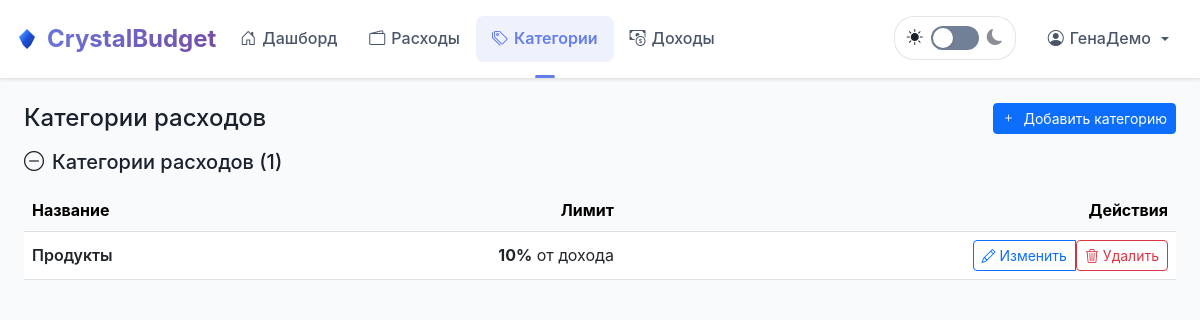
The app's page /categories (signed in), older data.
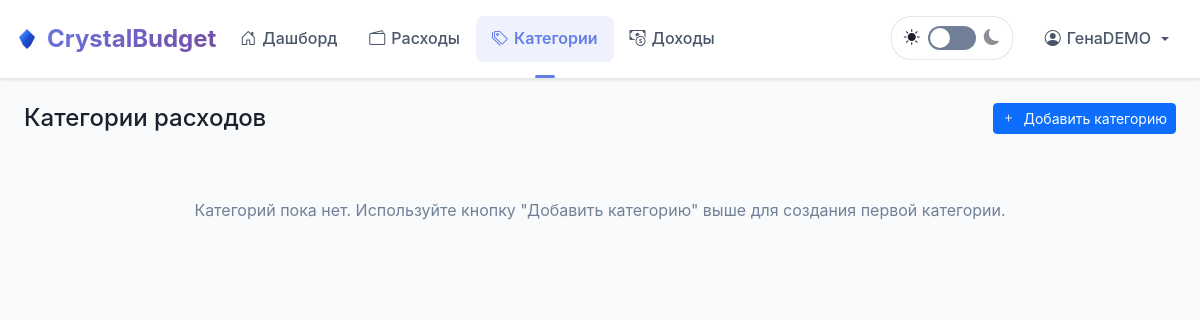
The same page, newer data.
### tables this page shows
CREATE TABLE categories (
            id INTEGER PRIMARY KEY AUTOINCREMENT,
            name TEXT NOT NULL,
            limit_type TEXT CHECK(limit_type IN ('fixed', 'percent')) DEFAULT 'fixed',
            value DECIMAL(10,2) NOT NULL,
            category_type TEXT DEFAULT 'expense' CHECK(category_type IN ('expense','income')),
            user_id INTEGER NOT NULL,
            created_at TIMESTAMP DEFAULT CURRENT_TIMESTAMP,
            FOREIGN KEY (user_id) REFERENCES users (id) ON DELETE CASCADE,
            UNIQUE(name, user_id, category_type)
        );

### app.py (the view)
@app.route("/categories")
@login_required
def categories():
    uid = session["user_id"]
    conn = get_db()
    rows = conn.execute(
        "SELECT *, COALESCE(category_type, 'expense') as category_type FROM categories WHERE user_id=? ORDER BY category_type, name", (uid,)
    ).fetchall()
    sources = conn.execute(
        "SELECT id, name FROM income_sources WHERE user_id=? ORDER BY name", (uid,)
    ).fetchall()
    rules = conn.execute(
        "SELECT category_id, source_id FROM source_category_rules WHERE user_id=?", (uid,)
    ).fetchall()
    rules_map = {r["category_id"]: r["source_id"] for r in rules}
    expense_categories = [cat for cat in rows if cat["category_type"] == "expense"]
    income_categories = [cat for cat in rows if cat["category_type"] == "income"]
    conn.close()
    return render_template("categories.html",
                         categories=rows,
                         expense_categories=expense_categories,
                         income_categories=income_categories,
                         income_sources=sources,
                         rules_map=rules_map)

### app.py (called while the page is built)
@app.context_processor
def inject_currency():
    code = session.get("currency", DEFAULT_CURRENCY)
    info = CURRENCIES.get(code, CURRENCIES[DEFAULT_CURRENCY])
    return dict(currency_code=code, currency_symbol=info["symbol"], currencies=CURRENCIES)

@app.template_filter("format_amount")
def format_amount(value, from_currency=None):
    try:
        if from_currency and 'currency' in session:
            target_currency = session['currency']
            if from_currency != target_currency:
                value = convert_currency(value, from_currency, target_currency)
        d = Decimal(str(value))
    except Exception:
        return str(value)
    q = d.quantize(Decimal("0.01"), rounding=ROUND_HALF_UP)
    s = f"{q:,.2f}".replace(",", " ")
    return s[:-3] if s.endswith("00") else s

def get_db():
    conn = sqlite3.connect(DB_PATH)
    conn.row_factory = sqlite3.Row
    conn.execute("PRAGMA foreign_keys = ON")
    return conn

def login_required(f):
    @wraps(f)
    def _wrap(*args, **kwargs):
        if "user_id" not in session:
            flash("Войдите, чтобы продолжить", "error")
            return redirect(url_for("login"))
        return f(*args, **kwargs)
    return _wrap

### templates/categories.html (shortened to what this page needs)
{% extends "base.html" %}
{% block content %}
<div class="d-flex justify-content-between align-items-center mb-3 flex-wrap gap-2">
  <h2 class="h4 m-0">Категории расходов</h2>
  <button class="btn btn-primary btn-sm" data-bs-toggle="collapse" data-bs-target="#addExpenseCategoryForm">
    <i class="bi bi-plus me-1"></i>
    Добавить категорию
  </button>
</div>
{% if expense_categories %}
<div class="mb-4">
  <h5 class="text-primary mb-3">
    <i class="bi bi-dash-circle me-2"></i>Категории расходов ({{ expense_categories|length }})
  </h5>
  <div class="table-responsive">
    <table class="table align-middle">
      <thead class="table-light">
        <tr>
          <th>Название</th>
          <th class="text-end">Лимит</th>
          <th class="text-end">Действия</th>
        </tr>
      </thead>
      <tbody>
        {% for cat in expense_categories %}
        <tr>
          <td class="fw-semibold">{{ cat.name }}</td>
          <td class="text-end">
            {% if cat.limit_type == 'percent' %}
              <strong>{{ cat.value|format_amount }}%</strong> от дохода
            {% else %}
              <strong>{{ cat.value|format_amount }} <span class="currency-display">{{ currency_symbol|default('₽') }}</span></strong>
            {% endif %}
          </td>
          <td class="text-end">
            <div class="btn-group" role="group">
              <button class="btn btn-sm btn-outline-primary" data-bs-toggle="modal" data-bs-target="#editModal{{ cat.id }}">
                <i class="bi bi-pencil"></i> Изменить
              </button>
              <form class="d-inline-block" method="POST" action="{{ url_for('categories_delete', cat_id=cat.id) }}">
                <button class="btn btn-sm btn-outline-danger" onclick="return confirm('Удалить категорию «{{ cat.name }}»?')">
                  <i class="bi bi-trash3"></i> Удалить
                </button>
              </form>
            </div>
          </td>
        </tr>
        {% endfor %}
      </tbody>
    </table>
  </div>
</div>
{% endif %}
{% if not expense_categories %}
<div class="text-center py-5">
  <p class="text-muted mb-3">Категорий пока нет. Используйте кнопку "Добавить категорию" выше для создания первой категории.</p>
</div>
{% endif %}
{% endblock %}

Row changes from the older to the newer data that the page shows:
removed categories: name "Продукты", value "10"
Text that changed along with them:
{{ session.name or session.email }}: "ГенаДемо" → "ГенаDEMO"
{{ expense_categories|length }}: "1" → (not shown)
text no longer shown: "Категории расходов ( ) Название Лимит Действия"
text now shown: "Категорий пока нет. Используйте кнопку \"Добавить категорию\" выше для создания первой категории."
